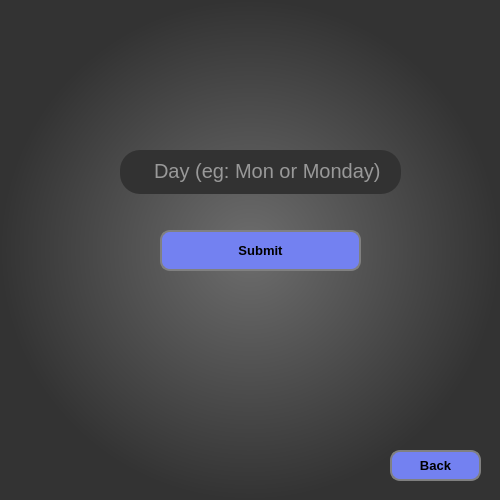
<?xml version="1.0" encoding="UTF-8"?>
<ui version="4.0">
 <class>delete_day</class>
 <widget class="QMainWindow" name="delete_day">
  <property name="geometry">
   <rect>
    <x>0</x>
    <y>0</y>
    <width>500</width>
    <height>500</height>
   </rect>
  </property>
  <property name="minimumSize">
   <size>
    <width>500</width>
    <height>500</height>
   </size>
  </property>
  <property name="maximumSize">
   <size>
    <width>500</width>
    <height>500</height>
   </size>
  </property>
  <property name="windowTitle">
   <string>Sleet</string>
  </property>
  <property name="styleSheet">
   <string notr="true">background-color: qradialgradient(spread:pad, cx:0.5, cy:0.5, radius:0.5, fx:0.5, fy:0.5, stop:0.0356633 rgba(107, 107, 107, 255), stop:1 rgba(51, 51, 51, 255));</string>
  </property>
  <widget class="QWidget" name="centralwidget">
   <widget class="QTextEdit" name="textEdit_2">
    <property name="enabled">
     <bool>true</bool>
    </property>
    <property name="geometry">
     <rect>
      <x>120</x>
      <y>150</y>
      <width>281</width>
      <height>44</height>
     </rect>
    </property>
    <property name="styleSheet">
     <string notr="true">background-color: qlineargradient(spread:pad, x1:0, y1:0, x2:1, y2:0, stop:1 rgba(50, 50, 50, 255));
border-radius : 20px;
 
color: rgb(255, 255, 255);
font-size:20px;
padding-left:30px;
padding-top : 5px;</string>
    </property>
    <property name="placeholderText">
     <string>Day (eg: Mon or Monday)</string>
    </property>
   </widget>
   <widget class="QPushButton" name="instructionbtn_6">
    <property name="geometry">
     <rect>
      <x>390</x>
      <y>450</y>
      <width>91</width>
      <height>31</height>
     </rect>
    </property>
    <property name="styleSheet">
     <string notr="true">QPushButton{
background-color: rgb(115, 129, 241);
border-color: grey;
border-radius:10px ;
border-width:2px;
border-style:solid;
font-weight: bold;
transition: all 0.5s;
font-size:13px;
}
QPushButton:hover{
background-color:rgb(83, 83, 83);
border-color: black;
border-width:5px

	
}


</string>
    </property>
    <property name="text">
     <string>Back</string>
    </property>
   </widget>
   <widget class="QPushButton" name="instructionbtn_2">
    <property name="geometry">
     <rect>
      <x>160</x>
      <y>230</y>
      <width>201</width>
      <height>41</height>
     </rect>
    </property>
    <property name="styleSheet">
     <string notr="true">QPushButton{
background-color: rgb(115, 129, 241);
border-color: grey;
border-radius:10px ;
border-width:2px;
border-style:solid;
font-weight: bold;
transition: all 0.5s;
font-size:13px;
}
QPushButton:hover{

background-color:rgb(83, 83, 83);
border-color: black;
border-width:5px

	
}


</string>
    </property>
    <property name="text">
     <string>Submit</string>
    </property>
   </widget>
  </widget>
 </widget>
 <resources/>
 <connections/>
</ui>
